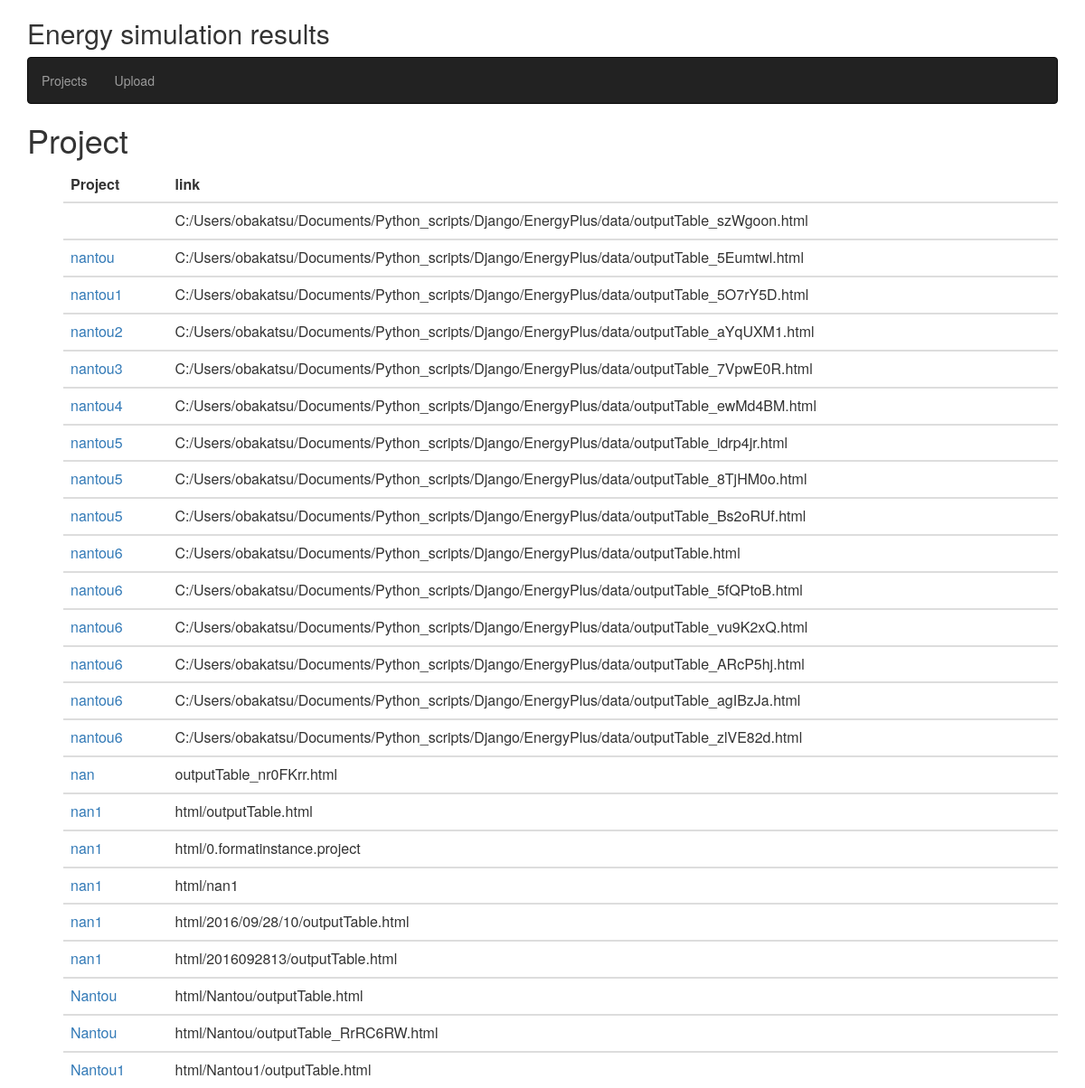
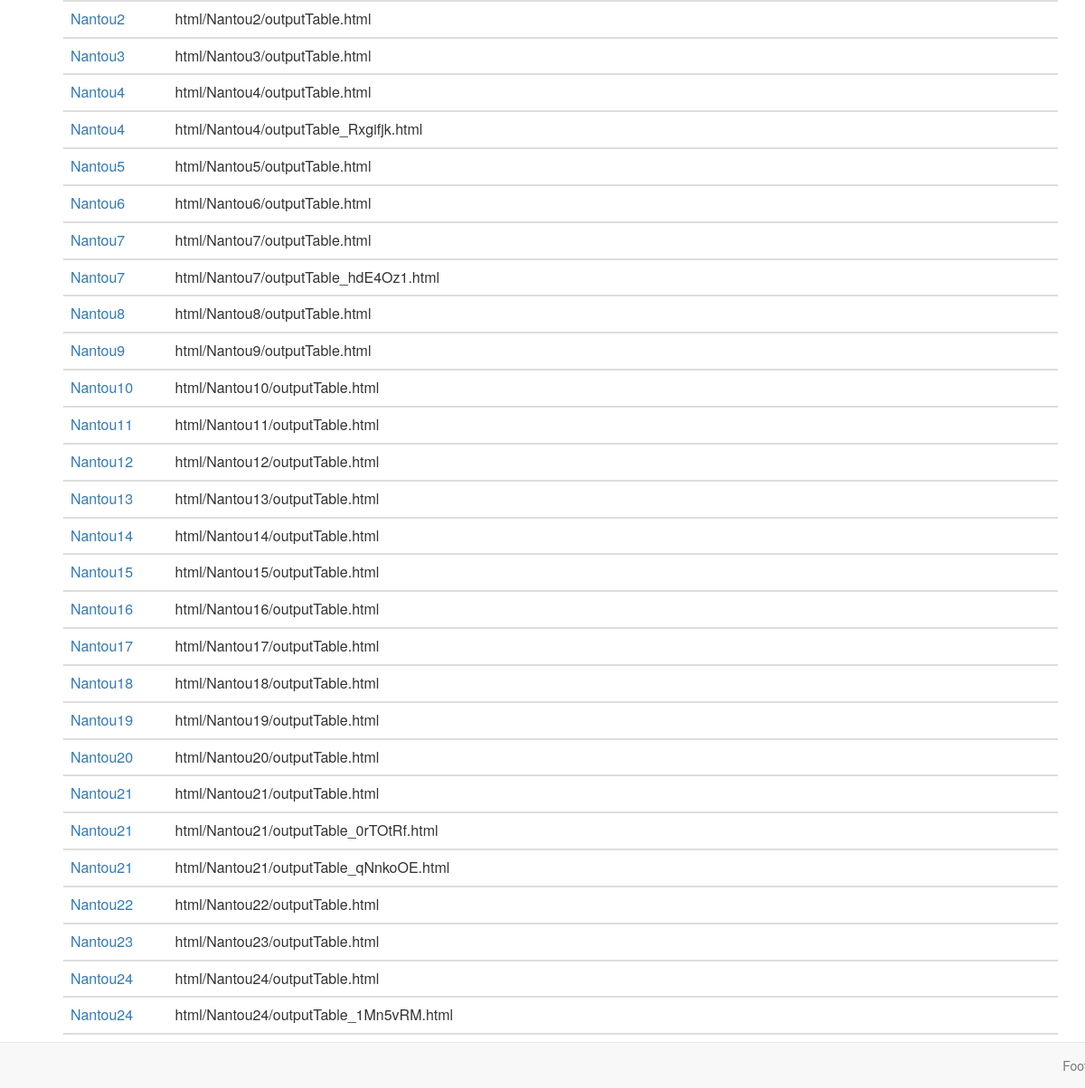
Before: /project/ with the older database file (2 pictures, top to bottom).
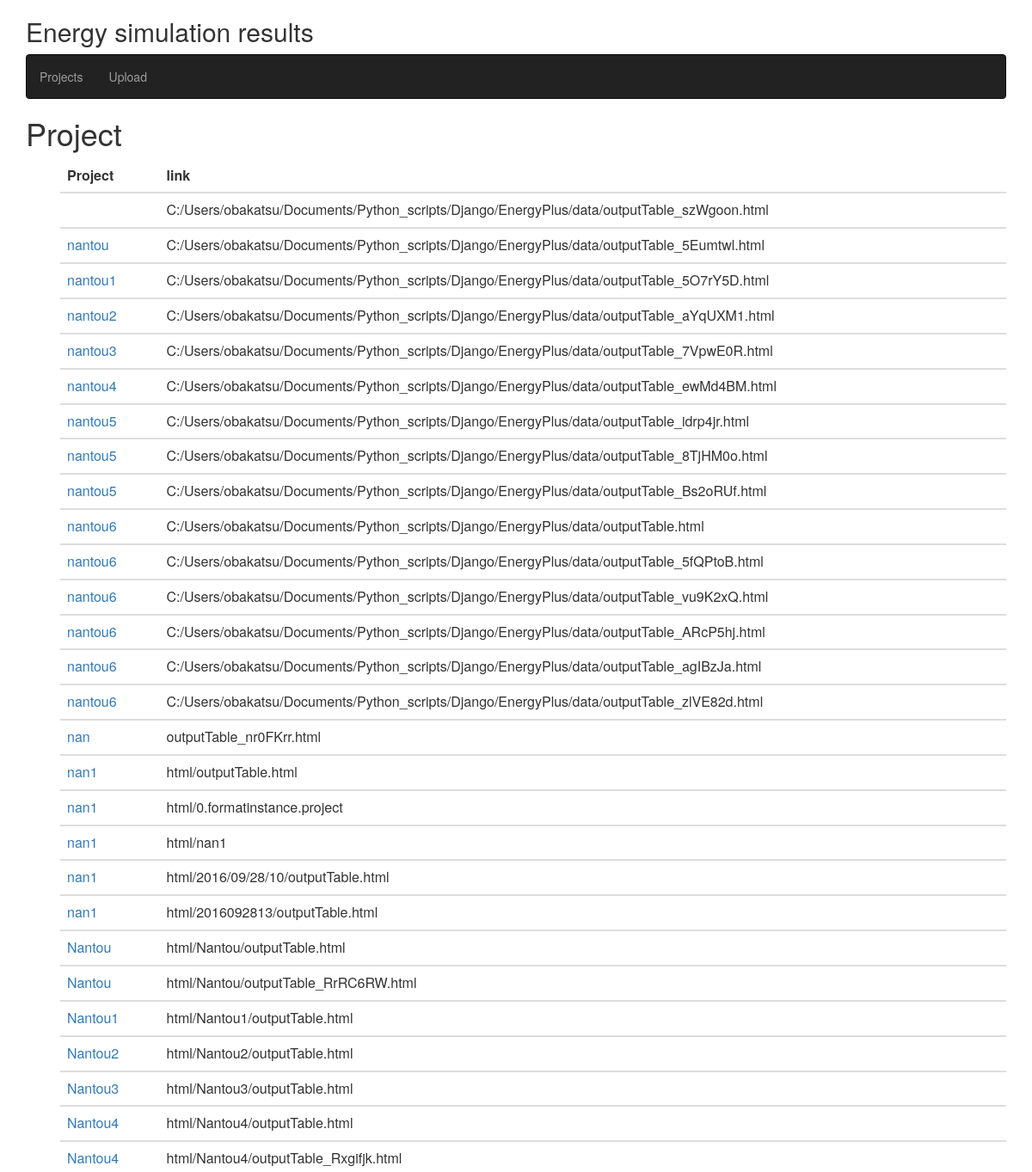
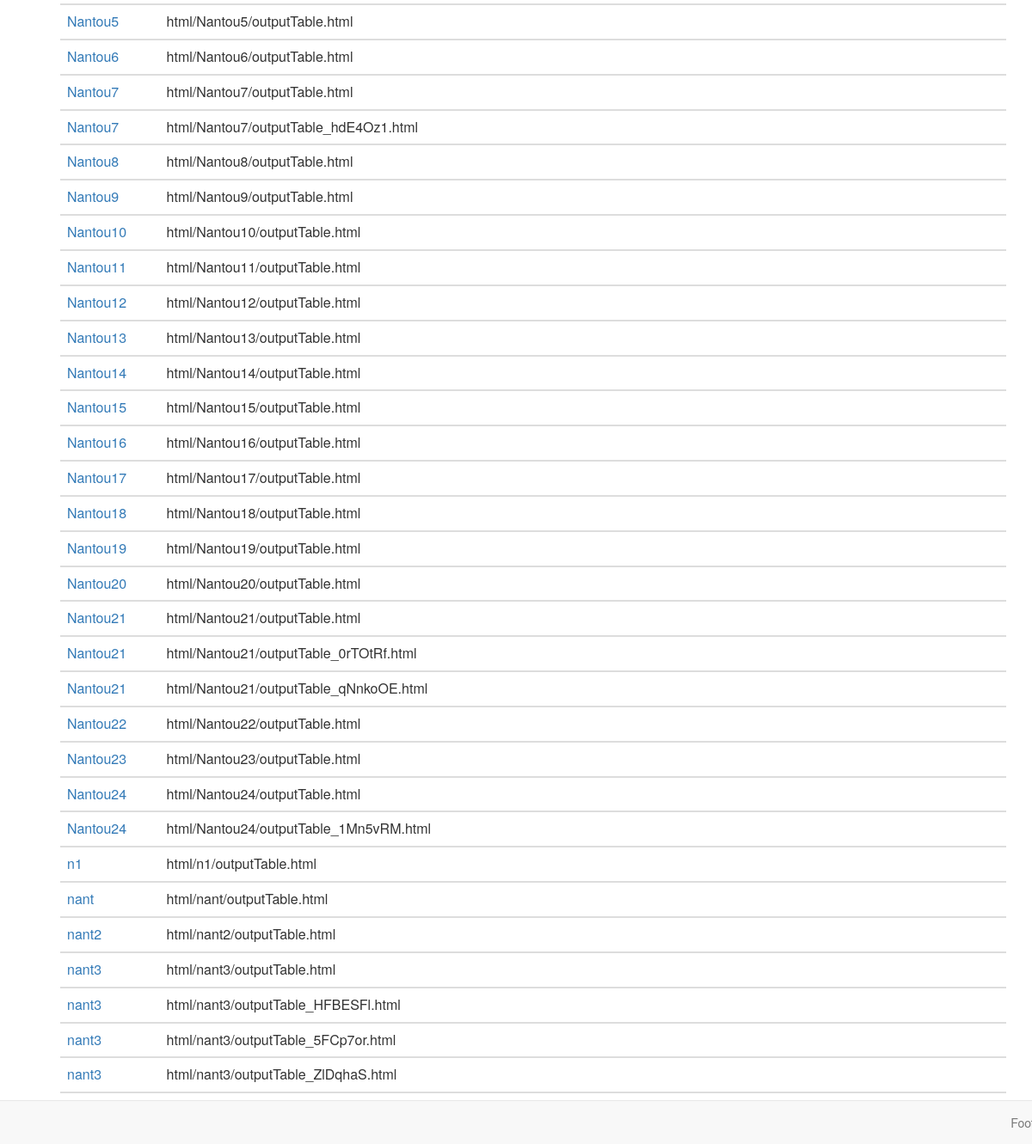
After: the same page with the newer database file (2 pictures, top to bottom).
### project/models.py (models this page shows, shortened)
class html(models.Model):
	project=models.CharField(max_length=50,blank=True)
	html=models.FileField(upload_to=dir_path)
	uploaded_at=models.DateTimeField(auto_now_add=True)

### project/views.py (the view)
# urls.py: url(r'^project/$',ListView.as_view(),name='project'),
class ListView(ListView):
	model=html
	template_name='project_list.html'

### project/templates/project_list.html
{% extends "base.html" %}
{% block content %}
<h1>Project</h1>
<ul>
<table class="table">
<thead>
	<tr>
		<th>Project</th>
		<th>link</th>
	</tr>
</thead>
<tbody>
{% for project in object_list %}
	<tr>
		<td><a href="{% url 'detail' project.pk %}">{{project.project}}</a></td>
		<td>{{project.html}}</td>
	</tr>
</tbody>
{% empty %}
    <li>No projects yet.</li>
{% endfor %}
</ul>
{% endblock %}

### project/templates/base.html (shortened to what this page needs)
{% load staticfiles %}
<html>
	<head>
		<link href="{% static 'vendor/css/bootstrap.css' %}" rel="stylesheet" media="screen" />
	</head>
	<body>
	<div class = "container">
	<h2>Energy simulation results</h2>
		<div class="navbar navbar-inverse" role="navigation">
	        <div class="navbar-inner">
	        	<ul class="nav navbar-nav">
	        		<li><a href="{% url 'project' %}">Projects</a></li>
					<li><a href="{% url 'upload' %}">Upload</a></li>
				</ul>
			</div>
		</div>
			{% block content %}{% endblock %}
		<nav class="navbar navbar-default navbar-fixed-bottom" role="navigation">
			<p class="navbar-text navbar-right">Footer</p>
		</nav>
	</div>
	</body>
</html>

Changed rows visible on the page:
now on this page (row unchanged): html: project "n1", html "html/n1/outputTable.html"
added html: project "nant", html "html/nant/outputTable.html"
added html: project "nant2", html "html/nant2/outputTable.html"
added html: project "nant3", html "html/nant3/outputTable.html"
added html: project "nant3", html "html/nant3/outputTable_HFBESFl.html"
added html: project "nant3", html "html/nant3/outputTable_5FCp7or.html"
added html: project "nant3", html "html/nant3/outputTable_ZlDqhaS.html"
